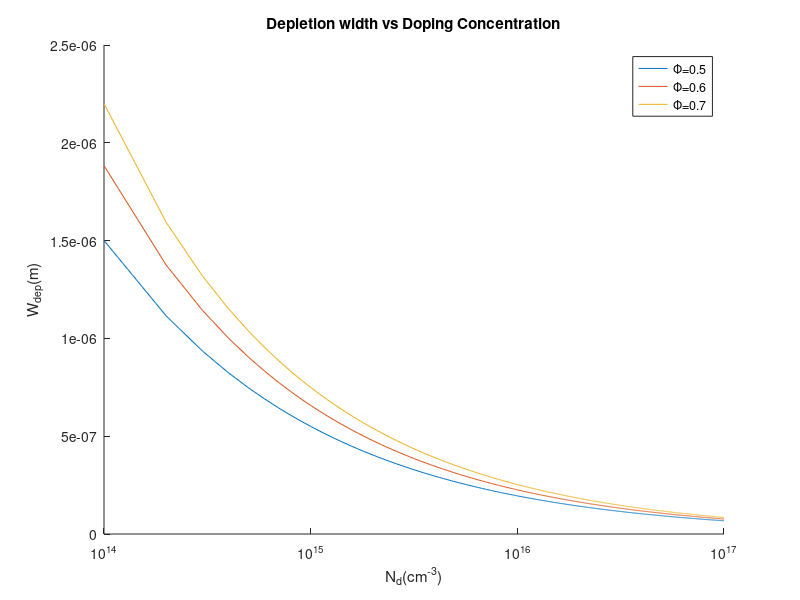

The MATLAB source for this figure:
clc
clear
close all

Nd = linspace(1e20,1e23,1000);
Nc = 2.8e25; % unit 1/m^3

coeff = 2*11.7*8.854e-12/(1.6e-19); % 2*epsilon_Si/q

W1 = sqrt(coeff.*(1./Nd).*(0.5-0.026.*log(Nc./Nd)));
W2 = sqrt(coeff.*(1./Nd).*(0.6-0.026.*log(Nc./Nd)));
W3 = sqrt(coeff.*(1./Nd).*(0.7-0.026.*log(Nc./Nd)));

set(gca, 'XScale', 'log')
figure(1);
hold on
semilogx(Nd/1e6,W1)
semilogx(Nd/1e6,W2)
semilogx(Nd/1e6,W3)
ylabel('W_{dep}(m)')
xlabel('N_d(cm^{-3})')
title('Depletion width vs Doping Concentration')
legend('\Phi=0.5','\Phi=0.6','\Phi=0.7')
